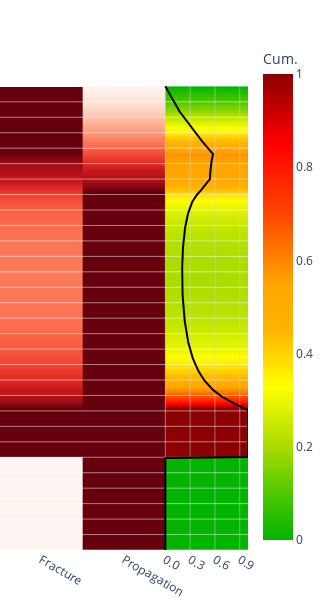

Notebook code for this chart:
### Code cell
from plotly_snow_profile import criticality_heatmap

crit_hm_fig = criticality_heatmap(plot_weaklayer, plot_layers, dataframe)
crit_hm_fig.show()

### Figure 1 — Plotly figure (JSON) as saved in the notebook; plotly's stock layout.template omitted (floating-point values rounded to 4 significant figures; data arrays with more than 128 entries replaced by an {"elided": "..."} marker saying what was removed)
{"data": [{"colorscale": [[0, "rgb(255,245,240)"], [0.125, "rgb(254,224,210)"], [0.25, "rgb(252,187,161)"], [0.375, "rgb(252,146,114)"], [0.5, "rgb(251,106,74)"], [0.625, "rgb(239,59,44)"], [0.75, "rgb(203,24,29)"], [0.875, "rgb(165,15,21)"], [1, "rgb(103,0,13)"]], "hoverinfo": "skip", "reversescale": false, "showscale": false, "type": "heatmap", "x": [0, 0.5, 1], "y": {"elided": "610 float values"}, "z": {"elided": "610x2 float values"}, "zmax": 1, "zmin": 0}, {"colorscale": [[0, "rgb(255,245,240)"], [0.125, "rgb(254,224,210)"], [0.25, "rgb(252,187,161)"], [0.375, "rgb(252,146,114)"], [0.5, "rgb(251,106,74)"], [0.625, "rgb(239,59,44)"], [0.75, "rgb(203,24,29)"], [0.875, "rgb(165,15,21)"], [1, "rgb(103,0,13)"]], "hoverinfo": "skip", "reversescale": false, "showscale": false, "type": "heatmap", "x": [1, 1.5, 2], "y": {"elided": "610 float values"}, "z": {"elided": "610x2 float values"}, "zmax": 1, "zmin": 0}, {"colorbar": {"title": {"text": "Cum."}}, "colorscale": [[0, "rgb(0,180,0)"], [0.1, "rgb(80,200,0)"], [0.2, "rgb(170,220,0)"], [0.33, "yellow"], [0.45, "rgb(255,180,0)"], [0.55, "orange"], [0.7, "orangered"], [0.85, "red"], [1, "darkred"]], "showscale": true, "type": "heatmap", "x": [2, 2.5, 3], "y": {"elided": "610 float values"}, "z": {"elided": "610x2 float values"}, "zmax": 1, "zmin": 0}, {"line": {"color": "lightgrey", "width": 0.5}, "mode": "lines", "showlegend": false, "type": "scatter", "x": [2, 2], "y": [0, 3000]}, {"line": {"color": "lightgrey", "width": 0.5}, "mode": "lines", "showlegend": false, "type": "scatter", "x": [2.3, 2.3], "y": [0, 3000]}, {"line": {"color": "lightgrey", "width": 0.5}, "mode": "lines", "showlegend": false, "type": "scatter", "x": [2.6, 2.6], "y": [0, 3000]}, {"line": {"color": "lightgrey", "width": 0.5}, "mode": "lines", "showlegend": false, "type": "scatter", "x": [2.9, 2.9], "y": [0, 3000]}, {"hoverinfo": "skip", "line": {"color": "white", "width": 0.5}, "mode": "lines", "showlegend": false, "type": "scatter", "x": [0, 3], "y": [0, 0]}, {"hoverinfo": "skip", "line": {"color": "white", "width": 0.5}, "mode": "lines", "showlegend": false, "type": "scatter", "x": [0, 3], "y": [100, 100]}, {"hoverinfo": "skip", "line": {"color": "white", "width": 0.5}, "mode": "lines", "showlegend": false, "type": "scatter", "x": [0, 3], "y": [200, 200]}, {"hoverinfo": "skip", "line": {"color": "white", "width": 0.5}, "mode": "lines", "showlegend": false, "type": "scatter", "x": [0, 3], "y": [300, 300]}, {"hoverinfo": "skip", "line": {"color": "white", "width": 0.5}, "mode": "lines", "showlegend": false, "type": "scatter", "x": [0, 3], "y": [400, 400]}, {"hoverinfo": "skip", "line": {"color": "white", "width": 0.5}, "mode": "lines", "showlegend": false, "type": "scatter", "x": [0, 3], "y": [500, 500]}, {"hoverinfo": "skip", "line": {"color": "white", "width": 0.5}, "mode": "lines", "showlegend": false, "type": "scatter", "x": [0, 3], "y": [600, 600]}, {"hoverinfo": "skip", "line": {"color": "white", "width": 0.5}, "mode": "lines", "showlegend": false, "type": "scatter", "x": [0, 3], "y": [700, 700]}, {"hoverinfo": "skip", "line": {"color": "white", "width": 0.5}, "mode": "lines", "showlegend": false, "type": "scatter", "x": [0, 3], "y": [800, 800]}, {"hoverinfo": "skip", "line": {"color": "white", "width": 0.5}, "mode": "lines", "showlegend": false, "type": "scatter", "x": [0, 3], "y": [900, 900]}, {"hoverinfo": "skip", "line": {"color": "white", "width": 0.5}, "mode": "lines", "showlegend": false, "type": "scatter", "x": [0, 3], "y": [1000, 1000]}, {"hoverinfo": "skip", "line": {"color": "white", "width": 0.5}, "mode": "lines", "showlegend": false, "type": "scatter", "x": [0, 3], "y": [1100, 1100]}, {"hoverinfo": "skip", "line": {"color": "white", "width": 0.5}, "mode": "lines", "showlegend": false, "type": "scatter", "x": [0, 3], "y": [1200, 1200]}, {"hoverinfo": "skip", "line": {"color": "white", "width": 0.5}, "mode": "lines", "showlegend": false, "type": "scatter", "x": [0, 3], "y": [1300, 1300]}, {"hoverinfo": "skip", "line": {"color": "white", "width": 0.5}, "mode": "lines", "showlegend": false, "type": "scatter", "x": [0, 3], "y": [1400, 1400]}, {"hoverinfo": "skip", "line": {"color": "white", "width": 0.5}, "mode": "lines", "showlegend": false, "type": "scatter", "x": [0, 3], "y": [1500, 1500]}, {"hoverinfo": "skip", "line": {"color": "white", "width": 0.5}, "mode": "lines", "showlegend": false, "type": "scatter", "x": [0, 3], "y": [1600, 1600]}, {"hoverinfo": "skip", "line": {"color": "white", "width": 0.5}, "mode": "lines", "showlegend": false, "type": "scatter", "x": [0, 3], "y": [1700, 1700]}, {"hoverinfo": "skip", "line": {"color": "white", "width": 0.5}, "mode": "lines", "showlegend": false, "type": "scatter", "x": [0, 3], "y": [1800, 1800]}, {"hoverinfo": "skip", "line": {"color": "white", "width": 0.5}, "mode": "lines", "showlegend": false, "type": "scatter", "x": [0, 3], "y": [1900, 1900]}, {"hoverinfo": "skip", "line": {"color": "white", "width": 0.5}, "mode": "lines", "showlegend": false, "type": "scatter", "x": [0, 3], "y": [2000, 2000]}, {"hoverinfo": "skip", "line": {"color": "white", "width": 0.5}, "mode": "lines", "showlegend": false, "type": "scatter", "x": [0, 3], "y": [2100, 2100]}, {"hoverinfo": "skip", "line": {"color": "white", "width": 0.5}, "mode": "lines", "showlegend": false, "type": "scatter", "x": [0, 3], "y": [2200, 2200]}, {"hoverinfo": "skip", "line": {"color": "white", "width": 0.5}, "mode": "lines", "showlegend": false, "type": "scatter", "x": [0, 3], "y": [2300, 2300]}, {"hoverinfo": "skip", "line": {"color": "white", "width": 0.5}, "mode": "lines", "showlegend": false, "type": "scatter", "x": [0, 3], "y": [2400, 2400]}, {"hoverinfo": "skip", "line": {"color": "white", "width": 0.5}, "mode": "lines", "showlegend": false, "type": "scatter", "x": [0, 3], "y": [2500, 2500]}, {"hoverinfo": "skip", "line": {"color": "white", "width": 0.5}, "mode": "lines", "showlegend": false, "type": "scatter", "x": [0, 3], "y": [2600, 2600]}, {"hoverinfo": "skip", "line": {"color": "white", "width": 0.5}, "mode": "lines", "showlegend": false, "type": "scatter", "x": [0, 3], "y": [2700, 2700]}, {"hoverinfo": "skip", "line": {"color": "white", "width": 0.5}, "mode": "lines", "showlegend": false, "type": "scatter", "x": [0, 3], "y": [2800, 2800]}, {"hoverinfo": "skip", "line": {"color": "white", "width": 0.5}, "mode": "lines", "showlegend": false, "type": "scatter", "x": [0, 3], "y": [2900, 2900]}, {"hoverinfo": "skip", "line": {"color": "white", "width": 0.5}, "mode": "lines", "showlegend": false, "type": "scatter", "x": [0, 3], "y": [3000, 3000]}, {"line": {"color": "black", "width": 2}, "mode": "lines", "showlegend": false, "type": "scatter", "x": {"elided": "610 float values"}, "y": {"elided": "610 float values"}}], "layout": {"height": 600, "margin": {"b": 40, "l": 0, "r": 0, "t": 40}, "paper_bgcolor": "white", "plot_bgcolor": "white", "width": 300, "xaxis": {"range": [0, 3], "ticktext": ["Fracture", "Propagation", "0.0", "0.3", "0.6", "0.9"], "tickvals": [0.5, 1.5, 2, 2.3, 2.6, 2.9]}, "yaxis": {"autorange": false, "domain": [0, 1], "range": [3000, -300], "showticklabels": false}}}
